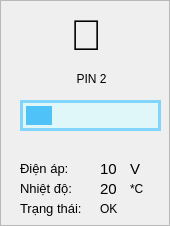
      <widget class="QFrame" name="frame_pin_5">
       <property name="styleSheet">
        <string notr="true">border: 3px solid #81D4FA;
border-radius: 10px;
background-color: #f8f9fa;

QLabel {
    border: none;
    border-radius: 0px;
}</string>
       </property>
       <property name="frameShape">
        <enum>QFrame::StyledPanel</enum>
       </property>
       <property name="frameShadow">
        <enum>QFrame::Raised</enum>
       </property>
       <widget class="QLabel" name="label_195">
        <property name="geometry">
         <rect>
          <x>70</x>
          <y>10</y>
          <width>41</width>
          <height>51</height>
         </rect>
        </property>
        <property name="font">
         <font>
          <pointsize>32</pointsize>
         </font>
        </property>
        <property name="styleSheet">
         <string notr="true">border: none;
    border-radius: 0px;</string>
        </property>
        <property name="text">
         <string>🔋</string>
        </property>
       </widget>
       <widget class="QLabel" name="label_196">
        <property name="geometry">
         <rect>
          <x>70</x>
          <y>70</y>
          <width>51</width>
          <height>17</height>
         </rect>
        </property>
        <property name="styleSheet">
         <string notr="true">border: none;
    border-radius: 0px;</string>
        </property>
        <property name="text">
         <string>  PIN 2</string>
        </property>
       </widget>
       <widget class="QProgressBar" name="progressBar_pin_2_n">
        <property name="geometry">
         <rect>
          <x>20</x>
          <y>100</y>
          <width>141</width>
          <height>31</height>
         </rect>
        </property>
        <property name="font">
         <font>
          <weight>75</weight>
          <bold>true</bold>
         </font>
        </property>
        <property name="styleSheet">
         <string notr="true">QProgressBar {
    border: 3px solid #81D4FA;
    border-radius: 18px;              /* tăng radius lên để chunk có không gian tròn */
    background-color: #E0F7FA;
    text-align: center;
    color: transparent;               /* ẩn text % mặc định nếu bạn dùng label riêng */
    height: 38px;                     /* tăng height nhẹ để chunk không bị ép */
    margin: 0px;
    padding: 0px;
}

QProgressBar::chunk {
    background-color: #4FC3F7;
    border-radius: 15px;              /* radius của chunk nhỏ hơn groove 2-3px để vừa khít */
    margin: 3px;                      /* margin nhỏ để chunk không dính sát viền groove */
    border: none;
}</string>
        </property>
        <property name="value">
         <number>24</number>
        </property>
        <property name="textVisible">
         <bool>false</bool>
        </property>
       </widget>
       <widget class="QLabel" name="label_197">
        <property name="geometry">
         <rect>
          <x>20</x>
          <y>160</y>
          <width>61</width>
          <height>17</height>
         </rect>
        </property>
        <property name="font">
         <font>
          <pointsize>10</pointsize>
         </font>
        </property>
        <property name="styleSheet">
         <string notr="true">border: none;
    border-radius: 0px;</string>
        </property>
        <property name="text">
         <string>Điện áp:</string>
        </property>
       </widget>
       <widget class="QLabel" name="label_198">
        <property name="geometry">
         <rect>
          <x>20</x>
          <y>180</y>
          <width>81</width>
          <height>17</height>
         </rect>
        </property>
        <property name="font">
         <font>
          <pointsize>10</pointsize>
         </font>
        </property>
        <property name="styleSheet">
         <string notr="true">border: none;
    border-radius: 0px;</string>
        </property>
        <property name="text">
         <string>Nhiệt độ:</string>
        </property>
       </widget>
       <widget class="QLabel" name="label_199">
        <property name="geometry">
         <rect>
          <x>20</x>
          <y>200</y>
          <width>81</width>
          <height>17</height>
         </rect>
        </property>
        <property name="font">
         <font>
          <pointsize>10</pointsize>
         </font>
        </property>
        <property name="styleSheet">
         <string notr="true">border: none;
    border-radius: 0px;</string>
        </property>
        <property name="text">
         <string>Trạng thái:</string>
        </property>
       </widget>
       <widget class="QLabel" name="pin_2_vol_value_n">
        <property name="geometry">
         <rect>
          <x>100</x>
          <y>160</y>
          <width>31</width>
          <height>17</height>
         </rect>
        </property>
        <property name="font">
         <font>
          <pointsize>11</pointsize>
          <weight>50</weight>
          <bold>false</bold>
         </font>
        </property>
        <property name="styleSheet">
         <string notr="true">border: none;
    border-radius: 0px;</string>
        </property>
        <property name="text">
         <string>10</string>
        </property>
       </widget>
       <widget class="QLabel" name="pin_2_temp_value_n">
        <property name="geometry">
         <rect>
          <x>100</x>
          <y>180</y>
          <width>31</width>
          <height>17</height>
         </rect>
        </property>
        <property name="font">
         <font>
          <pointsize>11</pointsize>
          <weight>50</weight>
          <bold>false</bold>
         </font>
        </property>
        <property name="styleSheet">
         <string notr="true">border: none;
    border-radius: 0px;</string>
        </property>
        <property name="text">
         <string>20</string>
        </property>
       </widget>
       <widget class="QLabel" name="pin_2_status_value_n">
        <property name="geometry">
         <rect>
          <x>100</x>
          <y>200</y>
          <width>61</width>
          <height>17</height>
         </rect>
        </property>
        <property name="font">
         <font>
          <pointsize>9</pointsize>
          <weight>50</weight>
          <bold>false</bold>
         </font>
        </property>
        <property name="styleSheet">
         <string notr="true">border: none;
    border-radius: 0px;</string>
        </property>
        <property name="text">
         <string>OK</string>
        </property>
       </widget>
       <widget class="QLabel" name="label_200">
        <property name="geometry">
         <rect>
          <x>130</x>
          <y>160</y>
          <width>21</width>
          <height>17</height>
         </rect>
        </property>
        <property name="font">
         <font>
          <pointsize>11</pointsize>
         </font>
        </property>
        <property name="styleSheet">
         <string notr="true">border: none;
    border-radius: 0px;</string>
        </property>
        <property name="text">
         <string>V</string>
        </property>
       </widget>
       <widget class="QLabel" name="label_201">
        <property name="geometry">
         <rect>
          <x>130</x>
          <y>180</y>
          <width>21</width>
          <height>17</height>
         </rect>
        </property>
        <property name="styleSheet">
         <string notr="true">border: none;
    border-radius: 0px;</string>
        </property>
        <property name="text">
         <string>*C</string>
        </property>
       </widget>
      </widget>
